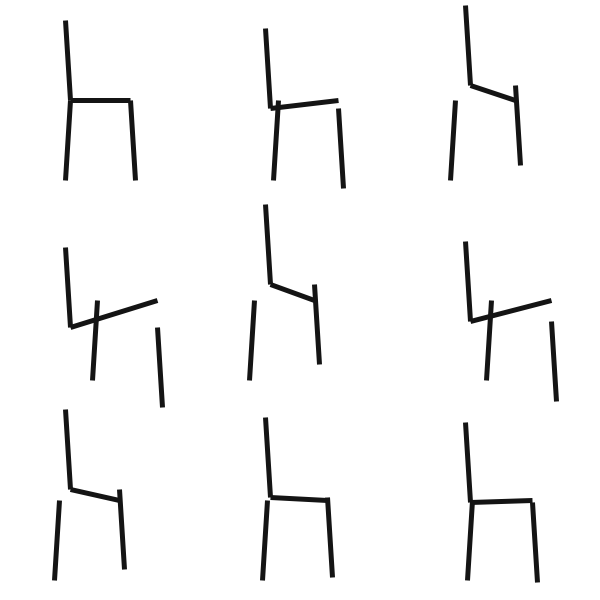
Frame 1 (no input)
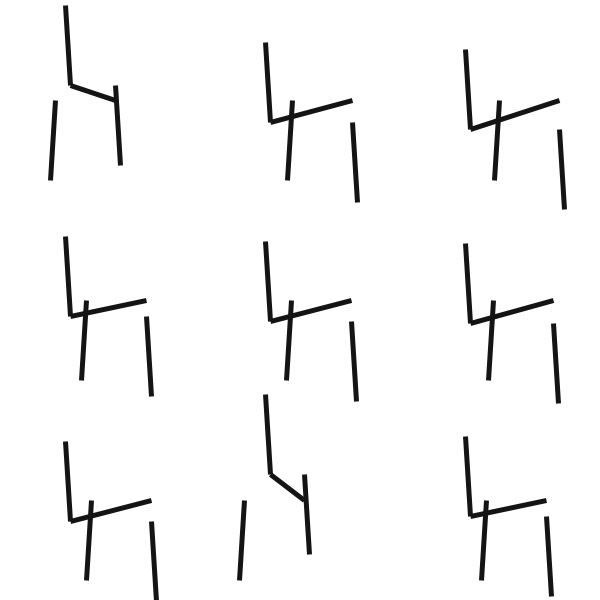
Frame 60 (the mouse pressed at the canvas centre just before this capture)
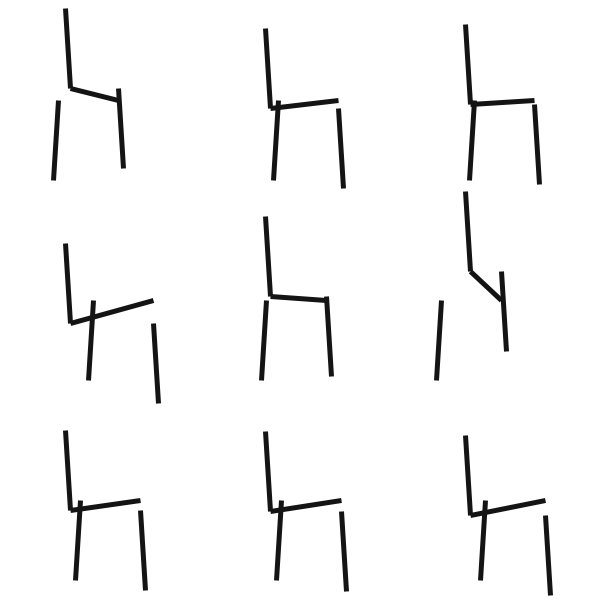
Frame 120 (the mouse held since frame 60 and released just before this capture)

The Processing sketch that drew these frames (run headless with seeded random() and noise(); from frame 60 on, the mouse is pressed at the canvas centre):

// Processing sketch: processing_16587
// ── processing_16587.pde

int xpos, ypos;
  float r = 0;
  
void setup()
{
 size (600, 600);
  smooth();
 strokeWeight(5);
 strokeCap(SQUARE); 
  
}
void draw()
{
  background (255);
  
  xpos = width/2;
  ypos = height/2;
  
  for (float y = height/6; y < height; y = y + height/3){
    for (float x = width/6; x < width; x = x + width/3){
  drawChair(x, y, 100);
  r = random(-30,30);
    }
  }
//  noLoop();
}

void drawChair(float x, float y, float s)
{
  stroke(20);
  line(x-30, y+r, x+30+r, y);
  line(x-30, y+r, x-35, y-80+r);
  line(x-30+r, y, x-35+r, y+80);
  line(x+30+r, y+r, x+35+r, y+80+r);

}
